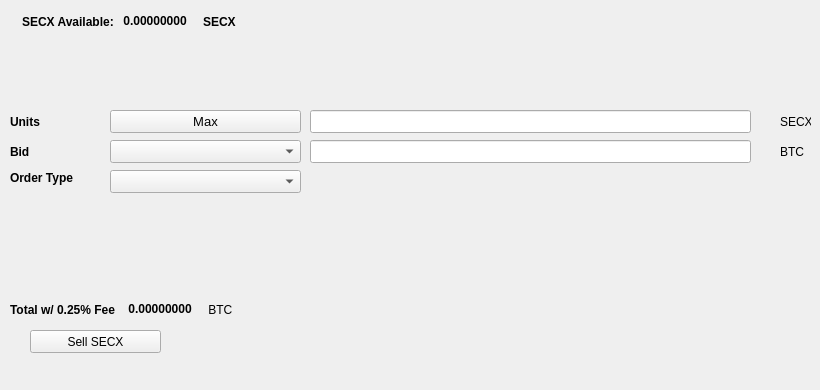
   <widget class="QWidget" name="SellTab">
    <attribute name="title">
     <string>Sell</string>
    </attribute>
    <widget class="QLabel" name="label_16">
     <property name="geometry">
      <rect>
       <x>780</x>
       <y>140</y>
       <width>31</width>
       <height>23</height>
      </rect>
     </property>
     <property name="text">
      <string>BTC</string>
     </property>
    </widget>
    <widget class="QComboBox" name="SellBidcomboBox">
     <property name="geometry">
      <rect>
       <x>110</x>
       <y>140</y>
       <width>191</width>
       <height>23</height>
      </rect>
     </property>
     <property name="font">
      <font>
       <pointsize>10</pointsize>
      </font>
     </property>
    </widget>
    <widget class="QLabel" name="label_18">
     <property name="geometry">
      <rect>
       <x>10</x>
       <y>110</y>
       <width>46</width>
       <height>23</height>
      </rect>
     </property>
     <property name="font">
      <font>
       <weight>75</weight>
       <bold>true</bold>
      </font>
     </property>
     <property name="text">
      <string>Units</string>
     </property>
    </widget>
    <widget class="QPushButton" name="Sell_Max_Amount">
     <property name="geometry">
      <rect>
       <x>110</x>
       <y>110</y>
       <width>191</width>
       <height>23</height>
      </rect>
     </property>
     <property name="font">
      <font>
       <pointsize>10</pointsize>
      </font>
     </property>
     <property name="text">
      <string>Max</string>
     </property>
    </widget>
    <widget class="QLabel" name="label_20">
     <property name="geometry">
      <rect>
       <x>10</x>
       <y>170</y>
       <width>91</width>
       <height>16</height>
      </rect>
     </property>
     <property name="font">
      <font>
       <weight>75</weight>
       <bold>true</bold>
      </font>
     </property>
     <property name="text">
      <string>Order Type</string>
     </property>
    </widget>
    <widget class="QComboBox" name="SellOrdertypeCombo">
     <property name="geometry">
      <rect>
       <x>110</x>
       <y>170</y>
       <width>191</width>
       <height>23</height>
      </rect>
     </property>
     <property name="font">
      <font>
       <pointsize>10</pointsize>
      </font>
     </property>
    </widget>
    <widget class="QLabel" name="label_21">
     <property name="geometry">
      <rect>
       <x>10</x>
       <y>140</y>
       <width>46</width>
       <height>23</height>
      </rect>
     </property>
     <property name="font">
      <font>
       <weight>75</weight>
       <bold>true</bold>
      </font>
     </property>
     <property name="text">
      <string>Bid</string>
     </property>
    </widget>
    <widget class="QLabel" name="label_22">
     <property name="geometry">
      <rect>
       <x>780</x>
       <y>110</y>
       <width>31</width>
       <height>23</height>
      </rect>
     </property>
     <property name="text">
      <string>SECX</string>
     </property>
    </widget>
    <widget class="QLineEdit" name="UnitsInputSECX">
     <property name="geometry">
      <rect>
       <x>310</x>
       <y>110</y>
       <width>441</width>
       <height>23</height>
      </rect>
     </property>
     <property name="font">
      <font>
       <pointsize>9</pointsize>
       <weight>75</weight>
       <bold>true</bold>
      </font>
     </property>
    </widget>
    <widget class="QLineEdit" name="SellBidPriceEdit">
     <property name="geometry">
      <rect>
       <x>310</x>
       <y>140</y>
       <width>441</width>
       <height>23</height>
      </rect>
     </property>
     <property name="font">
      <font>
       <pointsize>9</pointsize>
       <weight>75</weight>
       <bold>true</bold>
      </font>
     </property>
    </widget>
    <widget class="QPushButton" name="SellSECXBTN">
     <property name="geometry">
      <rect>
       <x>30</x>
       <y>330</y>
       <width>131</width>
       <height>23</height>
      </rect>
     </property>
     <property name="text">
      <string>Sell SECX</string>
     </property>
     <property name="icon">
      <iconset resource="../securityx">
       <normaloff>:/icons/bitcoin</normaloff>:/icons/bitcoin</iconset>
     </property>
    </widget>
    <widget class="QWidget" name="layoutWidget3">
     <property name="geometry">
      <rect>
       <x>22</x>
       <y>12</y>
       <width>258</width>
       <height>19</height>
      </rect>
     </property>
     <layout class="QHBoxLayout" name="horizontalLayout">
      <item>
       <widget class="QLabel" name="label232_2">
        <property name="font">
         <font>
          <weight>75</weight>
          <bold>true</bold>
         </font>
        </property>
        <property name="text">
         <string>SECX Available:</string>
        </property>
       </widget>
      </item>
      <item>
       <widget class="QLabel" name="SECXAvailableLabel">
        <property name="palette">
         <palette>
          <active>
           <colorrole role="WindowText">
            <brush brushstyle="SolidPattern">
             <color alpha="255">
              <red>0</red>
              <green>0</green>
              <blue>0</blue>
             </color>
            </brush>
           </colorrole>
           <colorrole role="Button">
            <brush brushstyle="SolidPattern">
             <color alpha="255">
              <red>0</red>
              <green>170</green>
              <blue>0</blue>
             </color>
            </brush>
           </colorrole>
           <colorrole role="Light">
            <brush brushstyle="SolidPattern">
             <color alpha="255">
              <red>0</red>
              <green>255</green>
              <blue>0</blue>
             </color>
            </brush>
           </colorrole>
           <colorrole role="Midlight">
            <brush brushstyle="SolidPattern">
             <color alpha="255">
              <red>0</red>
              <green>212</green>
              <blue>0</blue>
             </color>
            </brush>
           </colorrole>
           <colorrole role="Dark">
            <brush brushstyle="SolidPattern">
             <color alpha="255">
              <red>0</red>
              <green>85</green>
              <blue>0</blue>
             </color>
            </brush>
           </colorrole>
           <colorrole role="Mid">
            <brush brushstyle="SolidPattern">
             <color alpha="255">
              <red>0</red>
              <green>113</green>
              <blue>0</blue>
             </color>
            </brush>
           </colorrole>
           <colorrole role="Text">
            <brush brushstyle="SolidPattern">
             <color alpha="255">
              <red>0</red>
              <green>170</green>
              <blue>0</blue>
             </color>
            </brush>
           </colorrole>
           <colorrole role="BrightText">
            <brush brushstyle="SolidPattern">
             <color alpha="255">
              <red>255</red>
              <green>255</green>
              <blue>255</blue>
             </color>
            </brush>
           </colorrole>
           <colorrole role="ButtonText">
            <brush brushstyle="SolidPattern">
             <color alpha="255">
              <red>0</red>
              <green>0</green>
              <blue>0</blue>
             </color>
            </brush>
           </colorrole>
           <colorrole role="Base">
            <brush brushstyle="SolidPattern">
             <color alpha="255">
              <red>255</red>
              <green>255</green>
              <blue>255</blue>
             </color>
            </brush>
           </colorrole>
           <colorrole role="Window">
            <brush brushstyle="SolidPattern">
             <color alpha="255">
              <red>0</red>
              <green>170</green>
              <blue>0</blue>
             </color>
            </brush>
           </colorrole>
           <colorrole role="Shadow">
            <brush brushstyle="SolidPattern">
             <color alpha="255">
              <red>0</red>
              <green>0</green>
              <blue>0</blue>
             </color>
            </brush>
           </colorrole>
           <colorrole role="AlternateBase">
            <brush brushstyle="SolidPattern">
             <color alpha="255">
              <red>127</red>
              <green>212</green>
              <blue>127</blue>
             </color>
            </brush>
           </colorrole>
           <colorrole role="ToolTipBase">
            <brush brushstyle="SolidPattern">
             <color alpha="255">
              <red>255</red>
              <green>255</green>
              <blue>220</blue>
             </color>
            </brush>
           </colorrole>
           <colorrole role="ToolTipText">
            <brush brushstyle="SolidPattern">
             <color alpha="255">
              <red>0</red>
              <green>0</green>
              <blue>0</blue>
             </color>
            </brush>
           </colorrole>
          </active>
          <inactive>
           <colorrole role="WindowText">
            <brush brushstyle="SolidPattern">
             <color alpha="255">
              <red>0</red>
              <green>0</green>
              <blue>0</blue>
             </color>
            </brush>
           </colorrole>
           <colorrole role="Button">
            <brush brushstyle="SolidPattern">
             <color alpha="255">
              <red>0</red>
              <green>170</green>
              <blue>0</blue>
             </color>
            </brush>
           </colorrole>
           <colorrole role="Light">
            <brush brushstyle="SolidPattern">
             <color alpha="255">
              <red>0</red>
              <green>255</green>
              <blue>0</blue>
             </color>
            </brush>
           </colorrole>
           <colorrole role="Midlight">
            <brush brushstyle="SolidPattern">
             <color alpha="255">
              <red>0</red>
              <green>212</green>
              <blue>0</blue>
             </color>
            </brush>
           </colorrole>
           <colorrole role="Dark">
            <brush brushstyle="SolidPattern">
             <color alpha="255">
              <red>0</red>
              <green>85</green>
              <blue>0</blue>
             </color>
            </brush>
           </colorrole>
           <colorrole role="Mid">
            <brush brushstyle="SolidPattern">
             <color alpha="255">
              <red>0</red>
              <green>113</green>
              <blue>0</blue>
             </color>
            </brush>
           </colorrole>
           <colorrole role="Text">
            <brush brushstyle="SolidPattern">
             <color alpha="255">
              <red>0</red>
              <green>170</green>
              <blue>0</blue>
             </color>
            </brush>
           </colorrole>
           <colorrole role="BrightText">
            <brush brushstyle="SolidPattern">
             <color alpha="255">
              <red>255</red>
              <green>255</green>
              <blue>255</blue>
             </color>
            </brush>
           </colorrole>
           <colorrole role="ButtonText">
            <brush brushstyle="SolidPattern">
             <color alpha="255">
              <red>0</red>
              <green>0</green>
              <blue>0</blue>
             </color>
            </brush>
           </colorrole>
           <colorrole role="Base">
            <brush brushstyle="SolidPattern">
             <color alpha="255">
              <red>255</red>
              <green>255</green>
              <blue>255</blue>
             </color>
            </brush>
           </colorrole>
           <colorrole role="Window">
            <brush brushstyle="SolidPattern">
             <color alpha="255">
              <red>0</red>
              <green>170</green>
              <blue>0</blue>
             </color>
            </brush>
           </colorrole>
           <colorrole role="Shadow">
            <brush brushstyle="SolidPattern">
             <color alpha="255">
              <red>0</red>
              <green>0</green>
              <blue>0</blue>
             </color>
            </brush>
           </colorrole>
           <colorrole role="AlternateBase">
            <brush brushstyle="SolidPattern">
             <color alpha="255">
              <red>127</red>
              <green>212</green>
              <blue>127</blue>
             </color>
            </brush>
           </colorrole>
           <colorrole role="ToolTipBase">
            <brush brushstyle="SolidPattern">
             <color alpha="255">
              <red>255</red>
              <green>255</green>
              <blue>220</blue>
             </color>
            </brush>
           </colorrole>
           <colorrole role="ToolTipText">
            <brush brushstyle="SolidPattern">
             <color alpha="255">
              <red>0</red>
              <green>0</green>
              <blue>0</blue>
             </color>
            </brush>
           </colorrole>
          </inactive>
          <disabled>
           <colorrole role="WindowText">
            <brush brushstyle="SolidPattern">
             <color alpha="255">
              <red>0</red>
              <green>85</green>
              <blue>0</blue>
             </color>
            </brush>
           </colorrole>
           <colorrole role="Button">
            <brush brushstyle="SolidPattern">
             <color alpha="255">
              <red>0</red>
              <green>170</green>
              <blue>0</blue>
             </color>
            </brush>
           </colorrole>
           <colorrole role="Light">
            <brush brushstyle="SolidPattern">
             <color alpha="255">
              <red>0</red>
              <green>255</green>
              <blue>0</blue>
             </color>
            </brush>
           </colorrole>
           <colorrole role="Midlight">
            <brush brushstyle="SolidPattern">
             <color alpha="255">
              <red>0</red>
              <green>212</green>
              <blue>0</blue>
             </color>
            </brush>
           </colorrole>
           <colorrole role="Dark">
            <brush brushstyle="SolidPattern">
             <color alpha="255">
              <red>0</red>
              <green>85</green>
              <blue>0</blue>
             </color>
            </brush>
           </colorrole>
           <colorrole role="Mid">
            <brush brushstyle="SolidPattern">
             <color alpha="255">
              <red>0</red>
              <green>113</green>
              <blue>0</blue>
             </color>
            </brush>
           </colorrole>
           <colorrole role="Text">
            <brush brushstyle="SolidPattern">
             <color alpha="255">
              <red>0</red>
              <green>85</green>
              <blue>0</blue>
             </color>
            </brush>
           </colorrole>
           <colorrole role="BrightText">
            <brush brushstyle="SolidPattern">
             <color alpha="255">
              <red>255</red>
              <green>255</green>
              <blue>255</blue>
             </color>
            </brush>
           </colorrole>
           <colorrole role="ButtonText">
            <brush brushstyle="SolidPattern">
             <color alpha="255">
              <red>0</red>
              <green>85</green>
              <blue>0</blue>
             </color>
            </brush>
           </colorrole>
           <colorrole role="Base">
            <brush brushstyle="SolidPattern">
             <color alpha="255">
              <red>0</red>
              <green>170</green>
              <blue>0</blue>
             </color>
            </brush>
           </colorrole>
           <colorrole role="Window">
            <brush brushstyle="SolidPattern">
             <color alpha="255">
              <red>0</red>
              <green>170</green>
              <blue>0</blue>
             </color>
            </brush>
           </colorrole>
           <colorrole role="Shadow">
            <brush brushstyle="SolidPattern">
             <color alpha="255">
              <red>0</red>
              <green>0</green>
              <blue>0</blue>
             </color>
            </brush>
           </colorrole>
           <colorrole role="AlternateBase">
            <brush brushstyle="SolidPattern">
             <color alpha="255">
              <red>0</red>
              <green>170</green>
              <blue>0</blue>
             </color>
            </brush>
           </colorrole>
           <colorrole role="ToolTipBase">
            <brush brushstyle="SolidPattern">
             <color alpha="255">
              <red>255</red>
              <green>255</green>
              <blue>220</blue>
             </color>
            </brush>
           </colorrole>
           <colorrole role="ToolTipText">
            <brush brushstyle="SolidPattern">
             <color alpha="255">
              <red>0</red>
              <green>0</green>
              <blue>0</blue>
             </color>
            </brush>
           </colorrole>
          </disabled>
         </palette>
        </property>
        <property name="font">
         <font>
          <weight>75</weight>
          <bold>true</bold>
         </font>
        </property>
        <property name="text">
         <string> 0.00000000 </string>
        </property>
        <property name="textInteractionFlags">
         <set>Qt::LinksAccessibleByMouse|Qt::TextSelectableByKeyboard|Qt::TextSelectableByMouse</set>
        </property>
       </widget>
      </item>
      <item>
       <widget class="QLabel" name="labelSECX">
        <property name="font">
         <font>
          <weight>75</weight>
          <bold>true</bold>
         </font>
        </property>
        <property name="text">
         <string>SECX</string>
        </property>
       </widget>
      </item>
     </layout>
    </widget>
    <widget class="QWidget" name="layoutWidget">
     <property name="geometry">
      <rect>
       <x>10</x>
       <y>300</y>
       <width>268</width>
       <height>19</height>
      </rect>
     </property>
     <layout class="QHBoxLayout" name="horizontalLayout_2">
      <item>
       <widget class="QLabel" name="label_19">
        <property name="font">
         <font>
          <weight>75</weight>
          <bold>true</bold>
         </font>
        </property>
        <property name="text">
         <string>Total w/ 0.25% Fee </string>
        </property>
       </widget>
      </item>
      <item>
       <widget class="QLabel" name="SellCostLabel">
        <property name="palette">
         <palette>
          <active>
           <colorrole role="WindowText">
            <brush brushstyle="SolidPattern">
             <color alpha="255">
              <red>0</red>
              <green>0</green>
              <blue>0</blue>
             </color>
            </brush>
           </colorrole>
           <colorrole role="Button">
            <brush brushstyle="SolidPattern">
             <color alpha="255">
              <red>0</red>
              <green>170</green>
              <blue>0</blue>
             </color>
            </brush>
           </colorrole>
           <colorrole role="Light">
            <brush brushstyle="SolidPattern">
             <color alpha="255">
              <red>0</red>
              <green>255</green>
              <blue>0</blue>
             </color>
            </brush>
           </colorrole>
           <colorrole role="Midlight">
            <brush brushstyle="SolidPattern">
             <color alpha="255">
              <red>0</red>
              <green>212</green>
              <blue>0</blue>
             </color>
            </brush>
           </colorrole>
           <colorrole role="Dark">
            <brush brushstyle="SolidPattern">
             <color alpha="255">
              <red>0</red>
              <green>85</green>
              <blue>0</blue>
             </color>
            </brush>
           </colorrole>
           <colorrole role="Mid">
            <brush brushstyle="SolidPattern">
             <color alpha="255">
              <red>0</red>
              <green>113</green>
              <blue>0</blue>
             </color>
            </brush>
           </colorrole>
           <colorrole role="Text">
            <brush brushstyle="SolidPattern">
             <color alpha="255">
              <red>0</red>
              <green>170</green>
              <blue>0</blue>
             </color>
            </brush>
           </colorrole>
           <colorrole role="BrightText">
            <brush brushstyle="SolidPattern">
             <color alpha="255">
              <red>255</red>
              <green>255</green>
              <blue>255</blue>
             </color>
            </brush>
           </colorrole>
           <colorrole role="ButtonText">
            <brush brushstyle="SolidPattern">
             <color alpha="255">
              <red>0</red>
              <green>0</green>
              <blue>0</blue>
             </color>
            </brush>
           </colorrole>
           <colorrole role="Base">
            <brush brushstyle="SolidPattern">
             <color alpha="255">
              <red>255</red>
              <green>255</green>
              <blue>255</blue>
             </color>
            </brush>
           </colorrole>
           <colorrole role="Window">
            <brush brushstyle="SolidPattern">
             <color alpha="255">
              <red>0</red>
              <green>170</green>
              <blue>0</blue>
             </color>
            </brush>
           </colorrole>
           <colorrole role="Shadow">
            <brush brushstyle="SolidPattern">
             <color alpha="255">
              <red>0</red>
              <green>0</green>
              <blue>0</blue>
             </color>
            </brush>
           </colorrole>
           <colorrole role="AlternateBase">
            <brush brushstyle="SolidPattern">
             <color alpha="255">
              <red>127</red>
              <green>212</green>
              <blue>127</blue>
             </color>
            </brush>
           </colorrole>
           <colorrole role="ToolTipBase">
            <brush brushstyle="SolidPattern">
             <color alpha="255">
              <red>255</red>
              <green>255</green>
              <blue>220</blue>
             </color>
            </brush>
           </colorrole>
           <colorrole role="ToolTipText">
            <brush brushstyle="SolidPattern">
             <color alpha="255">
              <red>0</red>
              <green>0</green>
              <blue>0</blue>
             </color>
            </brush>
           </colorrole>
          </active>
          <inactive>
           <colorrole role="WindowText">
            <brush brushstyle="SolidPattern">
             <color alpha="255">
              <red>0</red>
              <green>0</green>
              <blue>0</blue>
             </color>
            </brush>
           </colorrole>
           <colorrole role="Button">
            <brush brushstyle="SolidPattern">
             <color alpha="255">
              <red>0</red>
              <green>170</green>
              <blue>0</blue>
             </color>
            </brush>
           </colorrole>
           <colorrole role="Light">
            <brush brushstyle="SolidPattern">
             <color alpha="255">
              <red>0</red>
              <green>255</green>
              <blue>0</blue>
             </color>
            </brush>
           </colorrole>
           <colorrole role="Midlight">
            <brush brushstyle="SolidPattern">
             <color alpha="255">
              <red>0</red>
              <green>212</green>
              <blue>0</blue>
             </color>
            </brush>
           </colorrole>
           <colorrole role="Dark">
            <brush brushstyle="SolidPattern">
             <color alpha="255">
              <red>0</red>
              <green>85</green>
              <blue>0</blue>
             </color>
            </brush>
           </colorrole>
           <colorrole role="Mid">
            <brush brushstyle="SolidPattern">
             <color alpha="255">
              <red>0</red>
              <green>113</green>
              <blue>0</blue>
             </color>
            </brush>
           </colorrole>
           <colorrole role="Text">
            <brush brushstyle="SolidPattern">
             <color alpha="255">
              <red>0</red>
              <green>170</green>
              <blue>0</blue>
             </color>
            </brush>
           </colorrole>
           <colorrole role="BrightText">
            <brush brushstyle="SolidPattern">
             <color alpha="255">
              <red>255</red>
              <green>255</green>
              <blue>255</blue>
             </color>
            </brush>
           </colorrole>
           <colorrole role="ButtonText">
            <brush brushstyle="SolidPattern">
             <color alpha="255">
              <red>0</red>
              <green>0</green>
              <blue>0</blue>
             </color>
            </brush>
           </colorrole>
           <colorrole role="Base">
            <brush brushstyle="SolidPattern">
             <color alpha="255">
              <red>255</red>
              <green>255</green>
              <blue>255</blue>
             </color>
            </brush>
           </colorrole>
           <colorrole role="Window">
            <brush brushstyle="SolidPattern">
             <color alpha="255">
              <red>0</red>
              <green>170</green>
              <blue>0</blue>
             </color>
            </brush>
           </colorrole>
           <colorrole role="Shadow">
            <brush brushstyle="SolidPattern">
             <color alpha="255">
              <red>0</red>
              <green>0</green>
              <blue>0</blue>
             </color>
            </brush>
           </colorrole>
           <colorrole role="AlternateBase">
            <brush brushstyle="SolidPattern">
             <color alpha="255">
              <red>127</red>
              <green>212</green>
              <blue>127</blue>
             </color>
            </brush>
           </colorrole>
           <colorrole role="ToolTipBase">
            <brush brushstyle="SolidPattern">
             <color alpha="255">
              <red>255</red>
              <green>255</green>
              <blue>220</blue>
             </color>
            </brush>
           </colorrole>
           <colorrole role="ToolTipText">
            <brush brushstyle="SolidPattern">
             <color alpha="255">
              <red>0</red>
              <green>0</green>
              <blue>0</blue>
             </color>
            </brush>
           </colorrole>
          </inactive>
          <disabled>
           <colorrole role="WindowText">
            <brush brushstyle="SolidPattern">
             <color alpha="255">
              <red>0</red>
              <green>85</green>
              <blue>0</blue>
             </color>
            </brush>
           </colorrole>
           <colorrole role="Button">
            <brush brushstyle="SolidPattern">
             <color alpha="255">
              <red>0</red>
              <green>170</green>
              <blue>0</blue>
             </color>
            </brush>
           </colorrole>
           <colorrole role="Light">
            <brush brushstyle="SolidPattern">
             <color alpha="255">
              <red>0</red>
              <green>255</green>
              <blue>0</blue>
             </color>
            </brush>
           </colorrole>
           <colorrole role="Midlight">
            <brush brushstyle="SolidPattern">
             <color alpha="255">
              <red>0</red>
              <green>212</green>
              <blue>0</blue>
             </color>
            </brush>
           </colorrole>
           <colorrole role="Dark">
            <brush brushstyle="SolidPattern">
             <color alpha="255">
              <red>0</red>
              <green>85</green>
              <blue>0</blue>
             </color>
            </brush>
           </colorrole>
           <colorrole role="Mid">
            <brush brushstyle="SolidPattern">
             <color alpha="255">
              <red>0</red>
              <green>113</green>
              <blue>0</blue>
             </color>
            </brush>
           </colorrole>
           <colorrole role="Text">
            <brush brushstyle="SolidPattern">
             <color alpha="255">
              <red>0</red>
              <green>85</green>
              <blue>0</blue>
             </color>
            </brush>
           </colorrole>
           <colorrole role="BrightText">
            <brush brushstyle="SolidPattern">
             <color alpha="255">
              <red>255</red>
              <green>255</green>
              <blue>255</blue>
             </color>
            </brush>
           </colorrole>
           <colorrole role="ButtonText">
            <brush brushstyle="SolidPattern">
             <color alpha="255">
              <red>0</red>
              <green>85</green>
              <blue>0</blue>
             </color>
            </brush>
           </colorrole>
           <colorrole role="Base">
            <brush brushstyle="SolidPattern">
             <color alpha="255">
              <red>0</red>
              <green>170</green>
              <blue>0</blue>
             </color>
            </brush>
           </colorrole>
           <colorrole role="Window">
            <brush brushstyle="SolidPattern">
             <color alpha="255">
              <red>0</red>
              <green>170</green>
              <blue>0</blue>
             </color>
            </brush>
           </colorrole>
           <colorrole role="Shadow">
            <brush brushstyle="SolidPattern">
             <color alpha="255">
              <red>0</red>
              <green>0</green>
              <blue>0</blue>
             </color>
            </brush>
           </colorrole>
           <colorrole role="AlternateBase">
            <brush brushstyle="SolidPattern">
             <color alpha="255">
              <red>0</red>
              <green>170</green>
              <blue>0</blue>
             </color>
            </brush>
           </colorrole>
           <colorrole role="ToolTipBase">
            <brush brushstyle="SolidPattern">
             <color alpha="255">
              <red>255</red>
              <green>255</green>
              <blue>220</blue>
             </color>
            </brush>
           </colorrole>
           <colorrole role="ToolTipText">
            <brush brushstyle="SolidPattern">
             <color alpha="255">
              <red>0</red>
              <green>0</green>
              <blue>0</blue>
             </color>
            </brush>
           </colorrole>
          </disabled>
         </palette>
        </property>
        <property name="font">
         <font>
          <weight>75</weight>
          <bold>true</bold>
         </font>
        </property>
        <property name="autoFillBackground">
         <bool>false</bool>
        </property>
        <property name="text">
         <string> 0.00000000</string>
        </property>
        <property name="textInteractionFlags">
         <set>Qt::LinksAccessibleByMouse|Qt::TextSelectableByMouse</set>
        </property>
       </widget>
      </item>
      <item>
       <widget class="QLabel" name="label_17">
        <property name="font">
         <font>
          <weight>50</weight>
          <bold>false</bold>
         </font>
        </property>
        <property name="text">
         <string> BTC</string>
        </property>
       </widget>
      </item>
     </layout>
    </widget>
    <widget class="QLabel" name="label_23">
     <property name="geometry">
      <rect>
       <x>460</x>
       <y>300</y>
       <width>281</width>
       <height>81</height>
      </rect>
     </property>
     <property name="text">
      <string/>
     </property>
     <property name="pixmap">
      <pixmap>:/images/bittrex</pixmap>
     </property>
    </widget>
   </widget>
